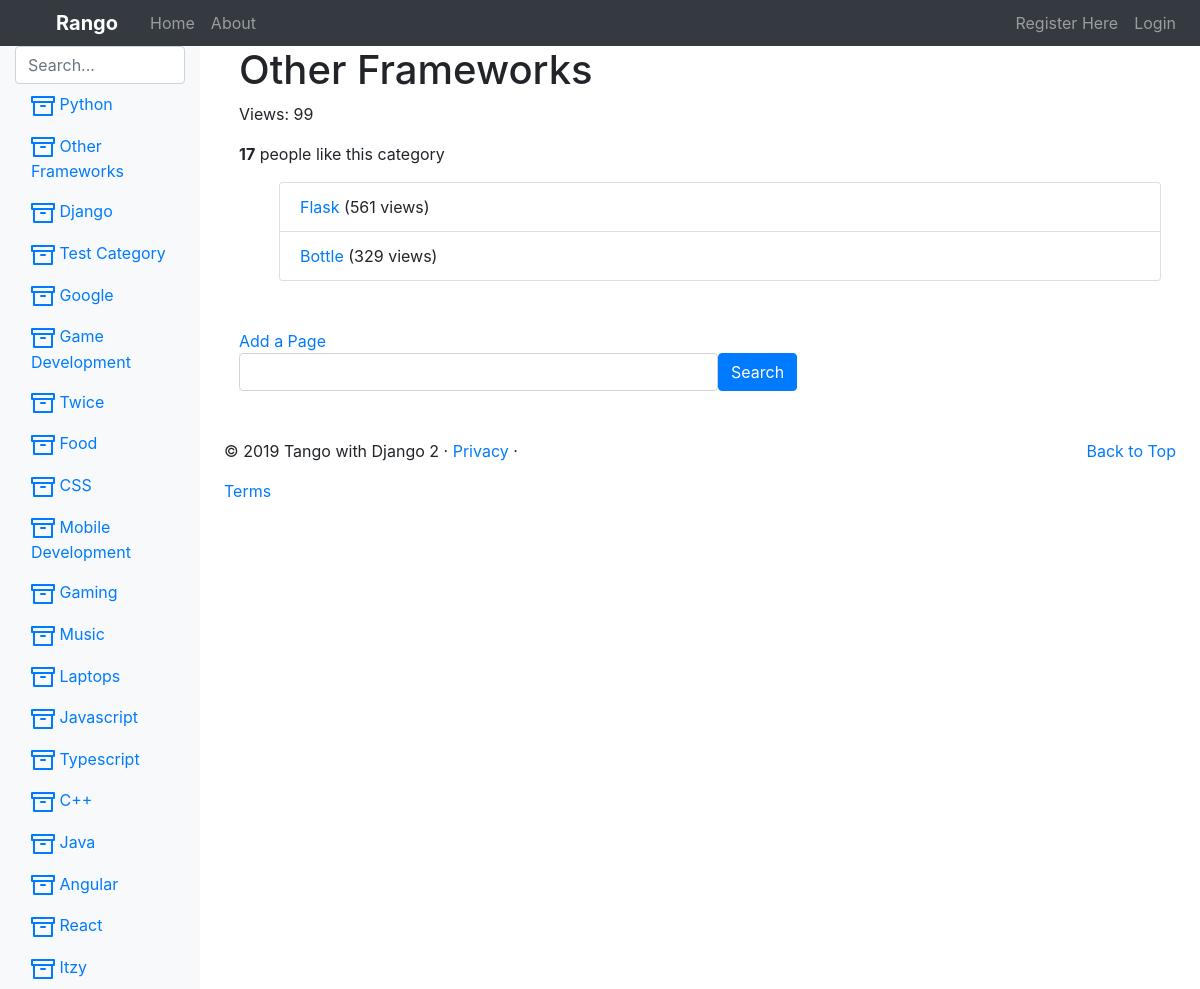
The app's page /rango/category/other-frameworks/ with its own data.
### rango_app/models.py (models this page shows, shortened)
class Category(models.Model):
    name = models.CharField(max_length = 128, unique=True)
    views = models.IntegerField(default=0)
    likes = models.IntegerField(default=0)
    slug = models.SlugField(unique=True)
    def save(self, *args, **kwargs):
        self.slug = slugify(self.name)
        super(Category, self).save(*args, **kwargs)

class Page(models.Model):
    category = models.ForeignKey(Category, on_delete=models.CASCADE)
    title = models.CharField(max_length=128)
    url = models.URLField()
    views = models.IntegerField(default=0)
    class Meta:
        verbose_name_plural = 'Categories'

### rango_app/views.py (the view, shortened to what this page needs)
class ShowCategoryView(View):
    def insert_category_context(self, request, context, slug):
        try:
            category = Category.objects.get(slug=slug)
            pages = Page.objects.filter(category=category).order_by('-views')
            context["pages"]=pages
            context["category"]=category
        except Category.DoesNotExist:
            context["category"]= None
            context["pages"]= None
        context['query'] = category.name
    def increment_category_views(self, slug):
        try:
            category = Category.objects.get(slug=slug)
            category.views += 1
            category.save()
        except:
            category = None
    def get(self, request, category_name_slug):
        context_dict = {}
        self.insert_category_context(request, context_dict, category_name_slug)
        self.increment_category_views(category_name_slug)
        return render(request, "rango/category.html", context_dict)

### rango_app/templatetags/rango_template_tags.py (called while the page is built)
@register.inclusion_tag('rango/category_list.html')
def get_category_list(category=None):
    return {
        "categories": Category.objects.all(),
        "act_cat": category
    }

@register.inclusion_tag('rango/page_list.html')
def get_page_list(category=None):
    return {
        "pages": Page.objects.filter(category=category).order_by('-views')
    }

### templates/rango/category.html (shortened to what this page needs)
{% extends 'rango/base.html' %}
{% load rango_template_tags %}
{% load staticfiles %}
{% block local_styles %}
    <link rel="stylesheet" href="{{ MEDIA_URL }}category_page.css">
{% endblock %}
{% block content %}
    <div class="mb-5">
        {% if category %}
            <h1>{{ category.name }}</h1>
            <p>Views: {{ category.views }}</p>
            <div>
                <strong id="like_count">{{ category.likes }}</strong> people like this category
            </div>
            <div id="pages" class="my-3">
                {% get_page_list category %}
            </div>
        {% else %}
            The specified directory does not exist
        {% endif %}
    </div>
    <div class="mb-3">
        <div>
            <a href="{% url 'rango:add_page' category.slug %}" class="navbar-link">
                Add a Page
            </a>
        </div>
        <form class="form-inline"
            method="post"
            action="{% url 'rango:show_category' category.slug %}">
            <div class="form-group">
                <input class="form-control" type="text" size="40"
                    name="query" values="{{ query }}" id="query">
            </div>
            <button class="btn btn-primary" type="submit"
                name="submit" value="Submit">Search</button>
        </form>
    </div>
{% endblock %}

### templates/rango/category_list.html (shortened to what this page needs)
{% load staticfiles %}
{% load rango_template_tags %}
<ul class="nav flex-column">
    {% if categories %}
        {% for category in categories %}
            {% if category == act_cat %}
                <li class="nav-item">
                    <a class="nav-link active" href="{% url 'rango:show_category' category.slug %}">
                        {{ category.name }}
                    </a>
                </li>
            {% else %}
                <li class="nav-item">
                    <a class="nav-link" href="{% url 'rango:show_category' category.slug %}">
                        {{ category.name }}
                    </a>
                </li>
            {% endif %}
        {% endfor %}
    {% else %}
        <li class="nav-item">There are no categories present.</li>
    {% endif %}
</ul>

### templates/rango/page_list.html
{% load staticfiles %}
{% load rango_template_tags %}
{% if pages %}
<ul>
    {% for page in pages %}
        <li class="list-group-item">
            <a href="{% url 'rango:goto' %}?page_id={{ page.id }}">{{ page.title }}</a>
            {% if page.views > 1 %}
                ({{ page.views }} views)
            {% elif page.views == 1 %}
                ({{ page.views }} view)
            {% endif %}
        </li>
    {% endfor %}
</ul>
{% else %}
    <strong>No pages currently in category.</strong>
{% endif %}

### records on screen
Category: name "Python"
Category: name "Other Frameworks", views "99", likes "17"
Category: name "Django"
Category: name "Test Category"
Category: name "Google"
Category: name "Game Development"
Category: name "Twice"
Category: name "Food"
Category: name "CSS"
Category: name "Mobile Development"
Category: name "Gaming"
Category: name "Music"
Category: name "Laptops"
Category: name "Javascript"
Category: name "Typescript"
Category: name "C++"
Category: name "Java"
Category: name "Angular"
Category: name "React"
Category: name "Itzy"
Page: title "Flask", views "561"
Page: title "Bottle", views "329"
